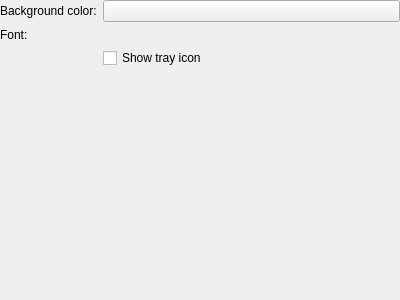
<ui version="4.0" >
 <author>Mathias Soeken</author>
 <class>ConfigAppearance</class>
 <widget class="QWidget" name="ConfigAppearance" >
  <property name="geometry" >
   <rect>
    <x>0</x>
    <y>0</y>
    <width>400</width>
    <height>300</height>
   </rect>
  </property>
  <layout class="QFormLayout" name="formLayout" >
   <property name="margin" >
    <number>0</number>
   </property>
   <item row="0" column="0" >
    <widget class="QLabel" name="label" >
     <property name="text" >
      <string>Background color:</string>
     </property>
    </widget>
   </item>
   <item row="0" column="1" >
    <widget class="KColorButton" name="kcfg_BgColor" />
   </item>
   <item row="2" column="0" >
    <widget class="QLabel" name="label_2" >
     <property name="text" >
      <string>Font:</string>
     </property>
    </widget>
   </item>
   <item row="2" column="1" >
    <widget class="KFontRequester" name="kcfg_ScaleFont" />
   </item>
   <item row="4" column="1" >
    <widget class="QCheckBox" name="kcfg_TrayIcon" >
     <property name="text" >
      <string>Show tray icon</string>
     </property>
    </widget>
   </item>
  </layout>
 </widget>
 <customwidgets>
  <customwidget>
   <class>KColorButton</class>
   <extends>QPushButton</extends>
   <header>kcolorbutton.h</header>
  </customwidget>
  <customwidget>
   <class>KFontRequester</class>
   <extends>QWidget</extends>
   <header>kfontrequester.h</header>
  </customwidget>
 </customwidgets>
 <tabstops>
  <tabstop>kcfg_BgColor</tabstop>
 </tabstops>
 <resources/>
 <connections>
  <connection>
   <sender>kcfg_TrayIcon</sender>
   <signal>toggled(bool)</signal>
   <receiver>kcfg_CloseButtonVisible</receiver>
   <slot>setEnabled(bool)</slot>
   <hints>
    <hint type="sourcelabel" >
     <x>172</x>
     <y>100</y>
    </hint>
    <hint type="destinationlabel" >
     <x>183</x>
     <y>127</y>
    </hint>
   </hints>
  </connection>
 </connections>
</ui>
